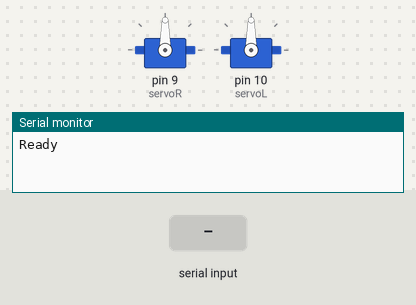
This sketch was run on a simulated Arduino Uno, built with avr-gcc and run on an emulated ATmega328P. On the bench: 2 × servo, the last lines printed to the serial monitor. The test bench sets the inputs (shaded band).

Above: at 2.2 s.
2.3 s: "A" received over Serial
4.2 s: "0" received over the second serial link
At 5.1 s:
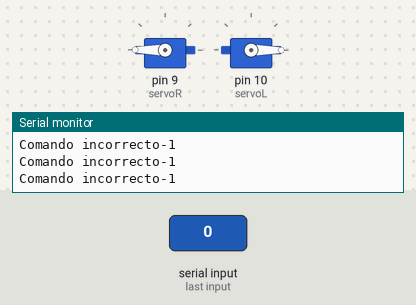
5.7 s: "6" received over the second serial link
At 6.0 s:
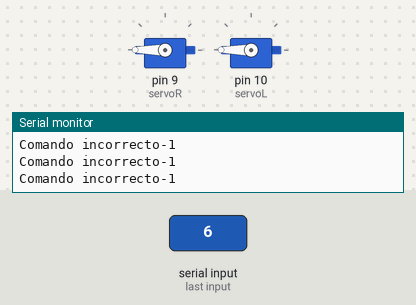
7.2 s: "3" received over the second serial link
At 8.4 s:
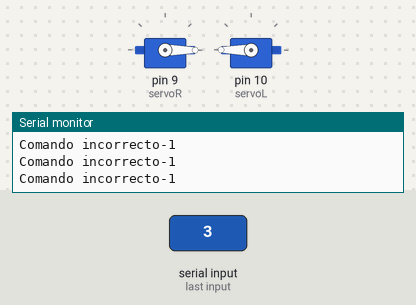
8.7 s: "4" received over the second serial link
At 9.2 s:
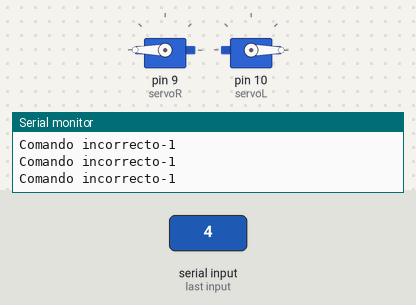
10.2 s: "0" received over the second serial link
At 10.9 s:
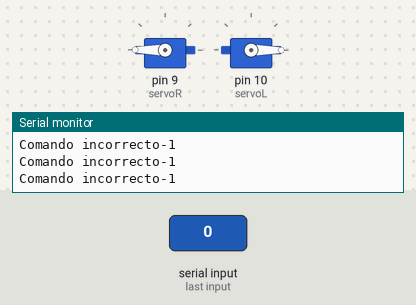
Timing chart, 0 to 12.7 s (numbered marks = the images above; inputs shaded):
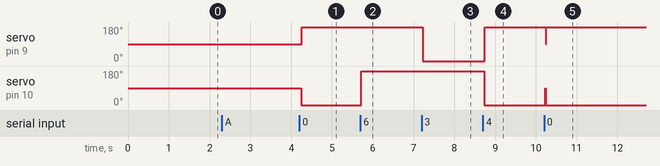

Measured:
- after the input at 4.2 s, servo on pin 9 (servoR): 90° → 180° after 0.05 s; servo on pin 10 (servoL): 90° → 0° at once
- after the input at 5.7 s, servo on pin 10 (servoL): 0° → 180° at once
- after the input at 7.2 s, servo on pin 9 (servoR): 180° → 0° at once
- after the input at 8.7 s, servo on pin 9 (servoR): 0° → 180° at once; servo on pin 10 (servoL): 180° → 0° at once
- after the input at 10.2 s, servo on pin 9 (servoR): 180° → 90° after 0.05 s, → 180° 0.01 s later; servo on pin 10 (servoL): 0° → 90° at once, → 0° 0.02 s later

The sketch:

LiqueBot.ino
```cpp
/*
################################################################################################################################################################################
                                                              Programa de control del LiqueBot
                                                          cargado en la placa de abordo del robot
################################################################################################################################################################################
#####################################################################     v0.1.0      ##########################################################################################
################################################################################################################################################################################
#################################################################  By CrakerNano 4 Trastejant  #################################################################################
################################################################################################################################################################################
                                                                    www.trastejant.es
*/

#include <Servo.h>
#include <SoftwareSerial.h>

//Creamos  un objeto de la libreria SoftwareSerial para la comunicacion Bluetooth
SoftwareSerial BT(2, 3);

//Objetos de la libreria servo para controlar los servos del robot
Servo servoL;
Servo servoR;


void setup(){

  //Declaramos los pines en los que se encuentran los servos
  servoR.attach(9);
  servoL.attach(10);


  //Posiciones iniciales de los servos
  servoL.write(90);//parado
  servoR.write(90);//parado
  delay(1000);

  //Configuramos la conexion via Bluetooth

  BT.begin(9600);//Iniciamos la conexion y configuramos su velocidad
  BT.println("Conectado");//Cuando la conexion este activa, enviamos el mensaje "conectado"

  //Si queremos debuggear con la consola serial via USB podemos activar tambien esa conexion, sino dejar comentado.
  Serial.begin(9600);
  Serial.println("Ready");
  Serial.flush();


}

void loop(){
// Esperamos ha recibir datos.
  if (Serial.available()){

    // Leemos lo que nos llega via serial
    int command = BT.read();
    Serial.flush();

    // Comprobamos el comando recibido y mostramos la acción que se debe hacer
    char orden = char(command);
    switch (command) {
      case 'A':
          Serial.println("ALL OK"); //Descomentar para debuggear
          break;
      case '0':
          Serial.println("Parar/OFF"); //Descomentar para debuggear
          para();
      case '4':
          Serial.println("Avanza"); //Descomentar para debuggear
          avanza();
          break;
      case '6':
          Serial.println("Gira a la Derecha"); //Descomentar para debuggear
          derecha();
          break;
      case '3':
          Serial.println("Retrocede"); //Descomentar para debuggear
          retrocede();
          break;
       case '9':
          Serial.println("Gira a la Izquierda"); //Descomentar para debuggear
          izquierda();
          break;
       default:
         Serial.print("Comando incorrecto"); //Descomentar para debuggear
         Serial.println(command); //Descomentar para debuggear
         break;


    }
    delay(10);
  }

}

void para(){
  servoL.write(90);
  delay(10);
  servoR.write(90);
  delay(10);
}

void avanza(){
  servoL.write(0);
  delay(10);
  servoR.write(180);
  delay(10);
}

void retrocede(){
  servoL.write(180);
  delay(10);
  servoR.write(0);
  delay(10);
}

void derecha(){
  servoL.write(180);
  delay(10);
  servoR.write(180);
  delay(10);
}

void izquierda(){
  servoL.write(0);
  delay(10);
  servoR.write(0);
  delay(10);
}

void centrar(){

}
```
